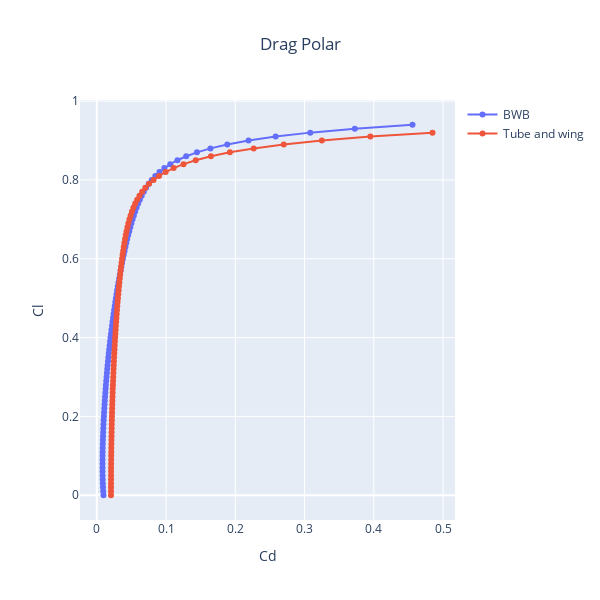

Here is the notebook cell this chart was saved with:
### Markdown cell above
#### C. Drag polar plot

### Code cell
# BWB
output_dataTW = oad.DataFile(outputs_tubeWing)

sweep_outputsBWB_directory = pth.join(simDirS, "problem_outputs_BWB_sweep25.xml")
output_dataBWBsim1 = oad.DataFile(sweep_outputsBWB_directory)
# BWB DATA
cdBWB = np.asarray(output_dataBWBsim1["data:aerodynamics:aircraft:cruise:CD"].value)
clBWB = np.asarray(output_dataBWBsim1["data:aerodynamics:aircraft:cruise:CL"].value)
cd_shortBWB = cdBWB[cdBWB <= 0.5]
cl_shortBWB = clBWB[cdBWB <= 0.5]

# TUBE AND WING DATA
cdTW = np.asarray(output_dataTW["data:aerodynamics:aircraft:cruise:CD"].value)
clTW = np.asarray(output_dataTW["data:aerodynamics:aircraft:cruise:CL"].value)
cd_shortTW = cdTW[cdTW <= 0.5]
cl_shortTW = clTW[cdTW <= 0.5]

# PLOT FIGURE
fig = go.Figure()

scatterBWB = go.Scatter(x=cd_shortBWB, y=cl_shortBWB, mode="lines+markers", name="BWB")
fig.add_trace(scatterBWB)

scatterTW = go.Scatter(x=cd_shortTW, y=cl_shortTW, mode="lines+markers", name="Tube and wing")
fig.add_trace(scatterTW)

fig.update_layout(title_text="Drag Polar", title_x=0.5, xaxis_title="Cd", yaxis_title="Cl", 
                  width=600, height=600)

fig.show()
